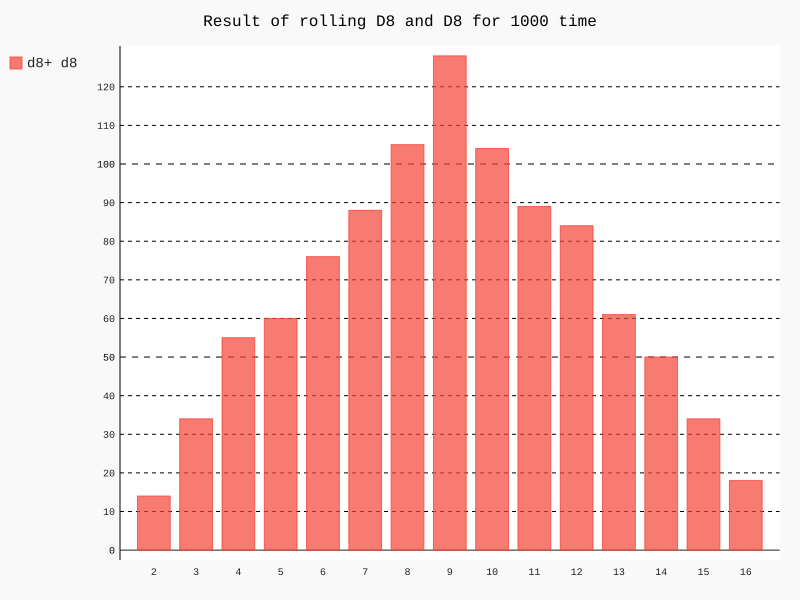

Recreate this plot in Python.
# two 8 side dice roll


import pygal
from dieclass import Die

die_1=Die(8)
die_2=Die(8)

results=[]
for result in range(1000):
    result=die_1.roll()+die_2.roll()
    results.append(result)
print(results)

frequencies=[]
for i in range(2,die_1.numb_sides+die_2.numb_sides+1):
    frequency=results.count(i)
    frequencies.append(frequency)
print(frequencies)

hist=pygal.Bar()

hist.title=f'Result of rolling D{die_1.numb_sides} and D{die_2.numb_sides} for {len(results)} time'
hist.x_labels=[str(x) for x in range(2,die_1.numb_sides+die_2.numb_sides+1)]
hist._x_title='result'
hist._y_title='frequncies of result'

hist.add(f'd{die_1.numb_sides}+ d{die_2.numb_sides}',frequencies)
hist.render_to_file('ex_1.7.svg')
